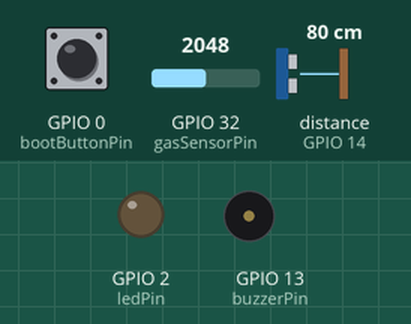
Recording of a sketch running on a simulated ESP32. On the bench: output pins drawn as LEDs (lit = HIGH), buzzer (waves = sounding, pin HIGH). Wiring (inferred from the names in the program): ultrasonic range finder: trigger GPIO 12; echo GPIO 14. The test bench sets the inputs (shaded band); at power-on: GPIO 0 (bootButtonPin) HIGH, GPIO 32 (gasSensorPin) = 2048, distance to the obstacle (sensor on GPIO 14) 80 cm. The echo pulse lasts 58.3 µs per cm; WiFi joins after 1.5 s; servers stay silent unless stated; network time is answered at once with the bench clock; the local clock reads 2024-03-15 10:24:30 at power-on unless the sketch sets it; random numbers use the default seed unless the sketch sets one; EEPROM starts erased; pins used as bus, display or sensor lines are not drawn; what the sketch prints to the serial monitor is not drawn.

Above: at 0.1 s.
At 30.2 s:
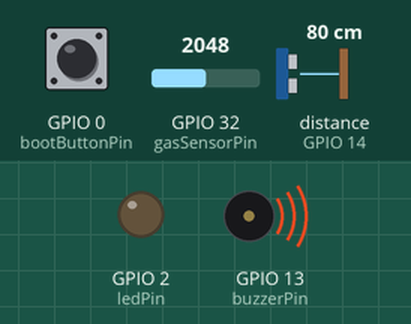
Timing chart, 0 to 31.7 s (numbered marks = the images above):
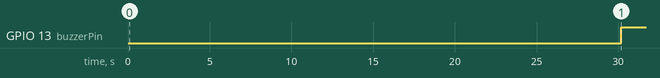

The sketch:

Gas_Sensor1.0.ino
```cpp
#include <WiFi.h>
#include <WebServer.h>
#include <NTPClient.h>
#include <WiFiUdp.h>
#include <Preferences.h>

// --- Constants and Pin Definitions ---
const char *apSSID = "Gas_Sensor";
const char *apPassword = "1234567890";
const char *serverIP = "88.222.241.250";  // AWS Server IP
const int serverPort = 9999;           // Server Port

const int ledPin = 2;       // Onboard LED Pin
const int trigPin = 12;     // Ultrasonic Sensor Trigger Pin
const int echoPin = 14;     // Ultrasonic Sensor Echo Pin
const int gasSensorPin = 32; // MQ5 Gas Sensor Pin
const int buzzerPin = 13;   // Buzzer Pin
const int bootButtonPin = 0; // BOOT button Pin

const float R0 = 10.0;      // Resistance in clean air (kOhms)
const int maxDistance = 500; // Maximum distance (cm)
const unsigned long sendInterval = 30000; // Data send interval (ms)

// --- Global Variables ---
String homeSSID = "";
String homePassword = "";
String macAddress;
int packetCount = 0;
unsigned long lastSentTime = 0;

// Wi-Fi and Web Server
WebServer server(80);
WiFiClient client;
Preferences preferences;

// NTP Client
WiFiUDP ntpUDP;
NTPClient timeClient(ntpUDP, "pool.ntp.org", 19800, 30000); // UTC+5:30 (IST)

// --- Function Declarations ---
void configureWiFi();
void handleWebServer();
int measureDistance();
float readGasValue();
String readGasType();
String getFormattedDateTime();
void sendDataToServer(String mac, String protocolVersion, String packetType, int packetCount, int distance, int rssi, float downlinkFrequency, float temperature, int batteryPercentage, String uplinkType, String dateTime, String gasType, float gasValue);
String toHex(const String &input);
String getUplinkType();
void resetWiFiCredentials();

// --- Setup Function ---
void setup() {
  Serial.begin(115200);
  while (!Serial);

  Serial.println("Starting ESP32...");

  // Initialize pins
  pinMode(ledPin, OUTPUT);
  pinMode(trigPin, OUTPUT);
  pinMode(echoPin, INPUT);
  pinMode(gasSensorPin, INPUT);
  pinMode(buzzerPin, OUTPUT);
  pinMode(bootButtonPin, INPUT_PULLUP);

  digitalWrite(ledPin, LOW);
  digitalWrite(buzzerPin, LOW);

  // Initialize Preferences
  preferences.begin("wifi-creds", true);
  homeSSID = preferences.getString("ssid", "");
  homePassword = preferences.getString("password", "");
  preferences.end();

  if (homeSSID != "" && homePassword != "") {
    Serial.println("Found saved Wi-Fi credentials.");
    WiFi.begin(homeSSID.c_str(), homePassword.c_str());
    Serial.print("Connecting to Wi-Fi: ");
    Serial.println(homeSSID);

    int timeout = 0;
    while (WiFi.status() != WL_CONNECTED && timeout < 20) {
      delay(500);
      Serial.print(".");
      timeout++;
    }

    if (WiFi.status() == WL_CONNECTED) {
      Serial.println("\nConnected to Wi-Fi!");
      macAddress = WiFi.macAddress();

      // Blink LED to indicate success
      for (int i = 0; i < 6; i++) {
        digitalWrite(ledPin, i % 2 == 0 ? HIGH : LOW);
        delay(200);
      }
      digitalWrite(ledPin, LOW);

      timeClient.begin();
    } else {
      Serial.println("\nFailed to connect to Wi-Fi. Starting Access Point.");
      WiFi.softAP(apSSID, apPassword);
      configureWiFi();
    }
  } else {
    Serial.println("No saved Wi-Fi credentials. Starting Access Point.");
    WiFi.softAP(apSSID, apPassword);
    configureWiFi();
  }

  server.begin();
}

// --- Loop Function ---
void loop() {
  server.handleClient(); // Handle Wi-Fi configuration page requests

  unsigned long currentTime = millis();
  int distance = measureDistance();
  float gasValue = readGasValue();
  String gasType = readGasType();

  if (digitalRead(bootButtonPin) == LOW) {
    delay(1000); // Debounce delay
    if (digitalRead(bootButtonPin) == LOW) {
      resetWiFiCredentials();
    }
  }

  if (currentTime - lastSentTime >= sendInterval) {
    lastSentTime = currentTime;

    int rssi = WiFi.RSSI();
    int wifiChannel = WiFi.channel();
    float downlinkFrequency = 2407 + (wifiChannel * 5);
    float temperature = random(20, 36);
    int batteryPercentage = random(10, 101);
    String uplinkType = getUplinkType();
    String protocolVersion = "1.0";
    String packetType = "telemetry";
    packetCount++;

    // Trigger buzzer if hazardous gas is detected
    if (gasType == "LPG" || gasType == "Methane" || gasType == "Hydrogen") {
      digitalWrite(buzzerPin, HIGH);
    } else {
      digitalWrite(buzzerPin, LOW);
    }

    timeClient.update();
    String dateTime = getFormattedDateTime();

    sendDataToServer(macAddress, protocolVersion, packetType, packetCount, distance, rssi, downlinkFrequency, temperature, batteryPercentage, uplinkType, dateTime, gasType, gasValue);
  }

  delay(1000); // A short delay for the loop to avoid continuous execution
}

// --- Function Definitions ---
void configureWiFi() {
  server.on("/", HTTP_GET, []() {
    String html = "<html><body>"
                  "<h2>Enter Wi-Fi Credentials</h2>"
                  "<form action='/submit' method='POST'>"
                  "SSID: <input type='text' name='ssid'><br>"
                  "Password: <input type='password' name='password'><br>"
                  "<input type='submit' value='Submit'>"
                  "</form>"
                  "</body></html>";
    server.send(200, "text/html", html);
  });

  server.on("/submit", HTTP_POST, []() {
    if (server.hasArg("ssid") && server.hasArg("password")) {
      homeSSID = server.arg("ssid");
      homePassword = server.arg("password");

      preferences.begin("wifi-creds", false);
      preferences.putString("ssid", homeSSID);
      preferences.putString("password", homePassword);
      preferences.end();

      Serial.println("Restarting ESP32 to connect with new credentials...");
      ESP.restart();
    }
  });
}

void resetWiFiCredentials() {
  Serial.println("Resetting Wi-Fi credentials...");
  preferences.begin("wifi-creds", false);
  preferences.clear();
  preferences.end();

  Serial.println("Wi-Fi credentials cleared. Restarting ESP32...");
  delay(1000);
  ESP.restart();
}

int measureDistance() {
  digitalWrite(trigPin, LOW);
  delayMicroseconds(5);
  digitalWrite(trigPin, HIGH);
  delayMicroseconds(10);
  digitalWrite(trigPin, LOW);

  long duration = pulseIn(echoPin, HIGH, 30000);
  if (duration == 0) return -1;

  int distance = duration * 0.034 / 2;
  if (distance < 0 || distance > maxDistance) return -1;
  return distance;
}

float readGasValue() {
  int sensorValue = analogRead(gasSensorPin);
  float voltage = sensorValue * (3.3 / 4095.0);
  float RS = ((3.3 * R0) / voltage) - R0;
  return RS / R0;
}

String readGasType() {
  float ratio = readGasValue();
  if (ratio < 1.5) return "LPG";
  if (ratio < 3.0) return "Methane";
  if (ratio < 6.0) return "Hydrogen";
  return "Unknown Gas";
}

String getFormattedDateTime() {
  time_t now = timeClient.getEpochTime();
  struct tm* timeinfo = gmtime(&now);
  char buffer[20];
  sprintf(buffer, "%04d-%02d-%02d %02d:%02d:%02d",
          1900 + timeinfo->tm_year,
          1 + timeinfo->tm_mon,
          timeinfo->tm_mday,
          timeinfo->tm_hour,
          timeinfo->tm_min,
          timeinfo->tm_sec);
  return String(buffer);
}

void sendDataToServer(String mac, String protocolVersion, String packetType, int packetCount, int distance, int rssi, float downlinkFrequency, float temperature, int batteryPercentage, String uplinkType, String dateTime, String gasType, float gasValue) {
  if (client.connect(serverIP, serverPort)) {
    Serial.println("Connected to server, preparing data...");

    const int noiseFloor = -90;
    int snr = rssi - noiseFloor;
    String binsensor = "Gas Sensor";

    // Prepare the JSON payload
    String payload = "{";
    payload += "\"protocol_version\": \"" + protocolVersion + "\", ";
    payload += "\"packet_type\": \"" + packetType + "\", ";
    payload += "\"packet_count\": " + String(packetCount) + ", ";
    payload += "\"snr\": " + String(snr) + ", ";
    payload += "\"distance\": " + String(distance) + ", ";
    payload += "\"sensor_type\": \"" + binsensor + "\", ";
    payload += "\"rssi\": " + String(rssi) + ", ";
    payload += "\"downlink_frequency\": " + String(downlinkFrequency) + ", ";
    payload += "\"temperature\": " + String(temperature) + ", ";
    payload += "\"battery_percentage\": " + String(batteryPercentage) + ", ";
    payload += "\"uplink_type\": \"" + uplinkType + "\", ";
    payload += "\"timestamp\": \"" + dateTime + "\"";
    payload += "}";

    // Convert the entire payload to hexadecimal
    String hexPayload = toHex(payload);

    // Prepare the final data with some fields as plain text
    String data = "{";
    data += "\"uuid\": \"" + mac + "\", ";                // Plain text
    data += "\"gas_type\": \"" + gasType + "\", ";        // Plain text
    data += "\"gas_value\": \"" + String(gasValue, 2) + "\", "; // Plain text
    data += "\"data_size\": " + String(hexPayload.length() / 2) + ", "; // Each hex pair represents 1 byte
    data += "\"payload\": \"" + hexPayload + "\"";        // Hexadecimal
    data += "}";

    // Send the data to the server
    client.println(data);
    client.stop();

    Serial.println("Data sent with mixed encoding: " + data);
  } else {
    Serial.println("Connection to server failed");
  }
}

String toHex(const String &input) {
  String hex = "";
  for (size_t i = 0; i < input.length(); ++i) {
    if (input[i] < 16) hex += '0';
    hex += String(input[i], HEX);
  }
  return hex;
}

String getUplinkType() {
  return "Wi-Fi"; // Example uplink type
}
```

Measured:
- by itself, GPIO 13 (buzzerPin): LOW → HIGH at 30.2 s
